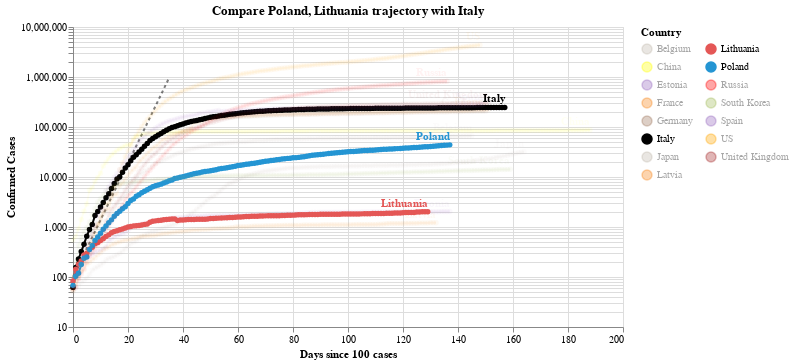

Source (notebook cell):
### Code cell
#hide_input
chart2 = make_since_chart(dff2, ['Poland', 'Lithuania'], baseline_countries)
chart2

### Figure 1 — Vega-Lite specification as saved in the notebook (floating-point values rounded to 4 significant figures; data arrays with more than 128 entries replaced by an {"elided": "..."} marker saying what was removed)
{"config": {"view": {"continuousWidth": 400, "continuousHeight": 300}}, "layer": [{"data": {"name": "data-628230001892d6798b50651be41d1b3e"}, "mark": {"type": "line", "color": "black", "opacity": 0.5, "strokeDash": [3, 3]}, "encoding": {"x": {"type": "quantitative", "field": "Days since 100 cases"}, "y": {"type": "quantitative", "field": "Confirmed Cases"}}}, {"data": {"name": "data-513832c875f86a55c4bb811748ea93cc"}, "mark": {"type": "line", "point": true}, "encoding": {"color": {"type": "nominal", "field": "Country", "legend": {"columns": 2}, "scale": {"domain": ["Belgium", "China", "Estonia", "France", "Germany", "Italy", "Japan", "Latvia", "Lithuania", "Poland", "Russia", "South Korea", "Spain", "US", "United Kingdom"], "range": ["#C1B7AD", "yellow", "#9467bd", "#F58518", "#9D755D", "black", "#C1B7AD", "#F58518", "#E45756", "#2495D3", "red", "#A1BA59", "#9467bd", "orange", "brown"]}}, "opacity": {"condition": {"value": 1, "selection": "selector004"}, "value": 0.05}, "tooltip": [{"type": "nominal", "field": "Country"}, {"type": "temporal", "field": "Date"}, {"type": "quantitative", "field": "Confirmed Cases"}, {"type": "quantitative", "field": "Days since 100 cases"}], "x": {"type": "quantitative", "field": "Days since 100 cases"}, "y": {"type": "quantitative", "field": "Confirmed Cases", "scale": {"type": "log"}}}, "selection": {"selector004": {"type": "multi", "fields": ["Country"], "bind": "legend", "init": [{"Country": "Poland"}, {"Country": "Lithuania"}, {"Country": "Italy"}]}}, "width": 550}, {"data": {"name": "data-513832c875f86a55c4bb811748ea93cc"}, "mark": {"type": "text", "align": "right", "dy": -8, "fontWeight": "bold"}, "encoding": {"color": {"type": "nominal", "field": "Country", "legend": {"columns": 2}, "scale": {"domain": ["Belgium", "China", "Estonia", "France", "Germany", "Italy", "Japan", "Latvia", "Lithuania", "Poland", "Russia", "South Korea", "Spain", "US", "United Kingdom"], "range": ["#C1B7AD", "yellow", "#9467bd", "#F58518", "#9D755D", "black", "#C1B7AD", "#F58518", "#E45756", "#2495D3", "red", "#A1BA59", "#9467bd", "orange", "brown"]}}, "opacity": {"condition": {"value": 1, "selection": "selector004"}, "value": 0.05}, "text": {"type": "nominal", "field": "Country"}, "tooltip": [{"type": "nominal", "field": "Country"}, {"type": "temporal", "field": "Date"}, {"type": "quantitative", "field": "Confirmed Cases"}, {"type": "quantitative", "field": "Days since 100 cases"}], "x": {"type": "quantitative", "field": "Days since 100 cases"}, "y": {"type": "quantitative", "field": "Confirmed Cases", "scale": {"type": "log"}}}, "transform": [{"filter": "(datum['Date'] >= 1595894400000)"}], "width": 550}], "title": "Compare Poland, Lithuania trajectory with Italy", "$schema": "https://vega.github.io/schema/vega-lite/v4.0.2.json", "datasets": {"data-628230001892d6798b50651be41d1b3e": [{"Days since 100 cases": 0, "Confirmed Cases": 100.0}, {"Days since 100 cases": 1, "Confirmed Cases": 130.0}, {"Days since 100 cases": 2, "Confirmed Cases": 169.0}, {"Days since 100 cases": 3, "Confirmed Cases": 219.7}, {"Days since 100 cases": 4, "Confirmed Cases": 285.6}, {"Days since 100 cases": 5, "Confirmed Cases": 371.3}, {"Days since 100 cases": 6, "Confirmed Cases": 482.7}, {"Days since 100 cases": 7, "Confirmed Cases": 627.5}, {"Days since 100 cases": 8, "Confirmed Cases": 815.7}, {"Days since 100 cases": 9, "Confirmed Cases": 1060.0}, {"Days since 100 cases": 10, "Confirmed Cases": 1379.0}, {"Days since 100 cases": 11, "Confirmed Cases": 1792.0}, {"Days since 100 cases": 12, "Confirmed Cases": 2330.0}, {"Days since 100 cases": 13, "Confirmed Cases": 3029.0}, {"Days since 100 cases": 14, "Confirmed Cases": 3937.0}, {"Days since 100 cases": 15, "Confirmed Cases": 5119.0}, {"Days since 100 cases": 16, "Confirmed Cases": 6654.0}, {"Days since 100 cases": 17, "Confirmed Cases": 8650.0}, {"Days since 100 cases": 18, "Confirmed Cases": 11250.0}, {"Days since 100 cases": 19, "Confirmed Cases": 14620.0}, {"Days since 100 cases": 20, "Confirmed Cases": 19000.0}, {"Days since 100 cases": 21, "Confirmed Cases": 24710.0}, {"Days since 100 cases": 22, "Confirmed Cases": 32120.0}, {"Days since 100 cases": 23, "Confirmed Cases": 41750.0}, {"Days since 100 cases": 24, "Confirmed Cases": 54280.0}, {"Days since 100 cases": 25, "Confirmed Cases": 70560.0}, {"Days since 100 cases": 26, "Confirmed Cases": 91730.0}, {"Days since 100 cases": 27, "Confirmed Cases": 119300.0}, {"Days since 100 cases": 28, "Confirmed Cases": 155000.0}, {"Days since 100 cases": 29, "Confirmed Cases": 201500.0}, {"Days since 100 cases": 30, "Confirmed Cases": 262000.0}, {"Days since 100 cases": 31, "Confirmed Cases": 340600.0}, {"Days since 100 cases": 32, "Confirmed Cases": 442800.0}, {"Days since 100 cases": 33, "Confirmed Cases": 575600.0}, {"Days since 100 cases": 34, "Confirmed Cases": 748300.0}, {"Days since 100 cases": 35, "Confirmed Cases": 972800.0}], "data-513832c875f86a55c4bb811748ea93cc": {"elided": "2248 records"}}}
